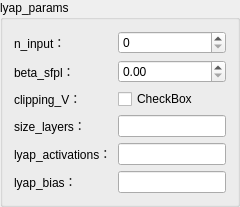
                 <widget class="QGroupBox" name="groupBox_2">
                  <property name="title">
                   <string>lyap_params</string>
                  </property>
                  <layout class="QGridLayout" name="gridLayout_3">
                   <item row="0" column="0">
                    <widget class="QLabel" name="label_17">
                     <property name="toolTip">
                      <string extracomment="输入维度（系统维度）"/>
                     </property>
                     <property name="toolTipDuration">
                      <number>3</number>
                     </property>
                     <property name="text">
                      <string>n_input：</string>
                     </property>
                    </widget>
                   </item>
                   <item row="0" column="1">
                    <widget class="QSpinBox" name="spinNInput"/>
                   </item>
                   <item row="1" column="0">
                    <widget class="QLabel" name="label_18">
                     <property name="toolTip">
                      <string extracomment="Softplus 函数陡峭度"/>
                     </property>
                     <property name="toolTipDuration">
                      <number>3</number>
                     </property>
                     <property name="text">
                      <string>beta_sfpl：</string>
                     </property>
                    </widget>
                   </item>
                   <item row="1" column="1">
                    <widget class="QDoubleSpinBox" name="doubleSpinBetaSfpl"/>
                   </item>
                   <item row="2" column="0">
                    <widget class="QLabel" name="label_19">
                     <property name="toolTip">
                      <string extracomment="是否裁剪 Lyapunov ANN 权重"/>
                     </property>
                     <property name="toolTipDuration">
                      <number>3</number>
                     </property>
                     <property name="text">
                      <string>clipping_V：</string>
                     </property>
                    </widget>
                   </item>
                   <item row="2" column="1">
                    <widget class="QCheckBox" name="checkBoxClippingV">
                     <property name="text">
                      <string>CheckBox</string>
                     </property>
                    </widget>
                   </item>
                   <item row="3" column="0">
                    <widget class="QLabel" name="label_20">
                     <property name="toolTip">
                      <string extracomment="Lyapunov 网络层大小（如 [10,10,1]）"/>
                     </property>
                     <property name="toolTipDuration">
                      <number>3</number>
                     </property>
                     <property name="text">
                      <string>size_layers：</string>
                     </property>
                    </widget>
                   </item>
                   <item row="3" column="1">
                    <widget class="QLineEdit" name="lineEditSizeLayers"/>
                   </item>
                   <item row="4" column="0">
                    <widget class="QLabel" name="label_21">
                     <property name="toolTip">
                      <string extracomment="Lyapunov 网络激活函数（如 [&quot;pow2&quot;,&quot;linear&quot;,&quot;linear&quot;]）"/>
                     </property>
                     <property name="toolTipDuration">
                      <number>3</number>
                     </property>
                     <property name="text">
                      <string>lyap_activations：</string>
                     </property>
                    </widget>
                   </item>
                   <item row="4" column="1">
                    <widget class="QLineEdit" name="lineEditLyapActivations"/>
                   </item>
                   <item row="5" column="0">
                    <widget class="QLabel" name="label_22">
                     <property name="toolTip">
                      <string extracomment="Lyapunov 网络偏置设置（如 [false,false,false]）"/>
                     </property>
                     <property name="toolTipDuration">
                      <number>3</number>
                     </property>
                     <property name="text">
                      <string>lyap_bias：</string>
                     </property>
                    </widget>
                   </item>
                   <item row="5" column="1">
                    <widget class="QLineEdit" name="lineEditLyapBias"/>
                   </item>
                  </layout>
                 </widget>
